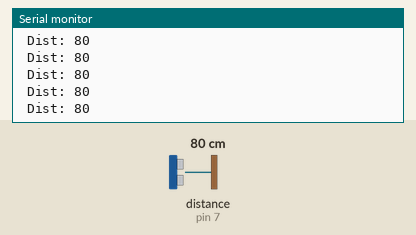
This sketch was run on a simulated Arduino Uno, built with avr-gcc and run on an emulated ATmega328P. Parts: the last lines printed to the serial monitor. Wiring (inferred from the names in the program): ultrasonic range finder: trigger pin 6; echo pin 7. Inputs (shaded band) come from the test bench; at power-on: distance to the obstacle (sensor on pin 7) 80 cm. The echo pulse lasts 58.3 µs per cm.

Above: at 1.2 s.
1.3 s: distance to the obstacle (sensor on pin 7) set to 4 cm
At 2.0 s:
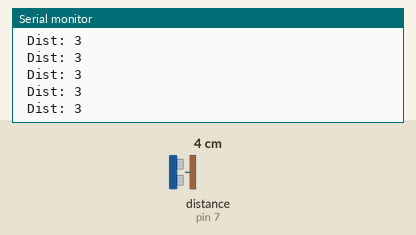
2.8 s: distance to the obstacle (sensor on pin 7) set to 9 cm
At 3.6 s:
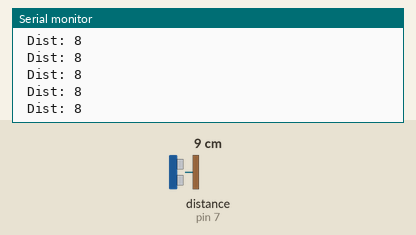
7.3 s: distance to the obstacle (sensor on pin 7) set to 60 cm
At 8.1 s:
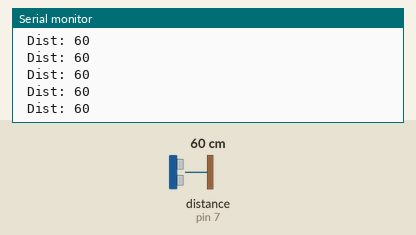
Timing chart, 0 to 10.3 s (numbered marks = the images above; inputs shaded):
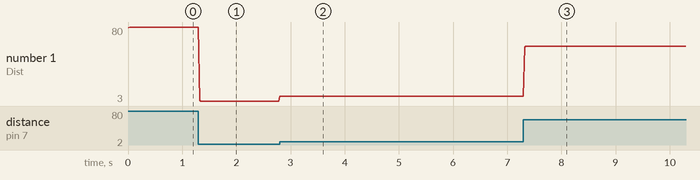

Measured:
- after the input at 1.3 s, the serial monitor: prints a new line at once (image 1)
- after the input at 2.8 s, the serial monitor: prints a new line at once (image 2)
- after the input at 7.3 s, the serial monitor: prints a new line at once (image 3)
- plotted number 1: 80 → 3 after the input at 1.3 s, 3 → 8 after the input at 2.8 s, 8 → 60 after the input at 7.3 s

The sketch:

Ultrasonic.ino
```cpp
long distance;
int trigpin = 6;
int echopin = 7;
void setup() {
  Serial.begin(9600);
  pinMode(trigpin, OUTPUT);
  pinMode(echopin, INPUT);
  Serial.println("Hello");
}

void loop()
{
  digitalWrite(trigpin, LOW);
  delayMicroseconds(2);
  digitalWrite(trigpin, HIGH);
  delayMicroseconds(10);
  digitalWrite(trigpin, LOW);
  distance = pulseIn(echopin, HIGH);
  distance /= 58.2;
  if (distance > 2 && distance < 90)
  {
    Serial.print(" Dist: ");
    Serial.println(distance);
  }
  delay(20);
}
```
